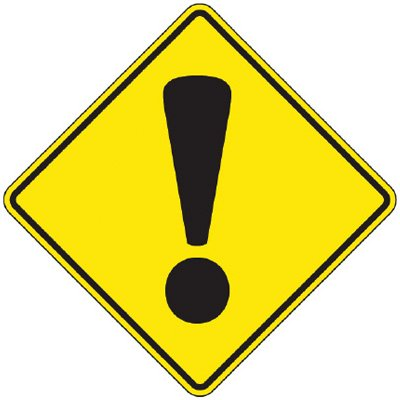
#> input picture Resource/Image/road_sign.jpg, 400 x 400 px, found by its file name
$ python rotate_imu.py
#> lines starting #> are read from the running program, lines starting #| are printed output that depends on the picture
import cv2
import imutils

img = cv2.imread('road_sign.jpg')
#> img is the input picture: shape (400, 400, 3); mean B, G, R 130, 217.6, 226.7

rotated = imutils.rotate(img, -45)
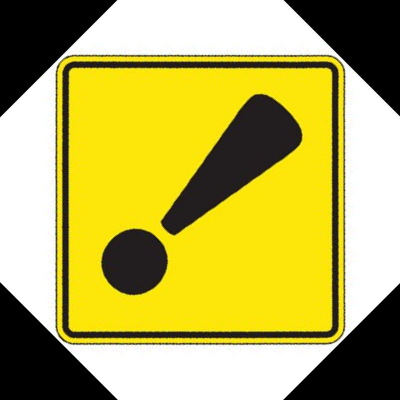
#> rotated: shape (400, 400, 3); mean B, G, R 86.2, 173.9, 183
rotated_bound = imutils.rotate_bound(img, 45)
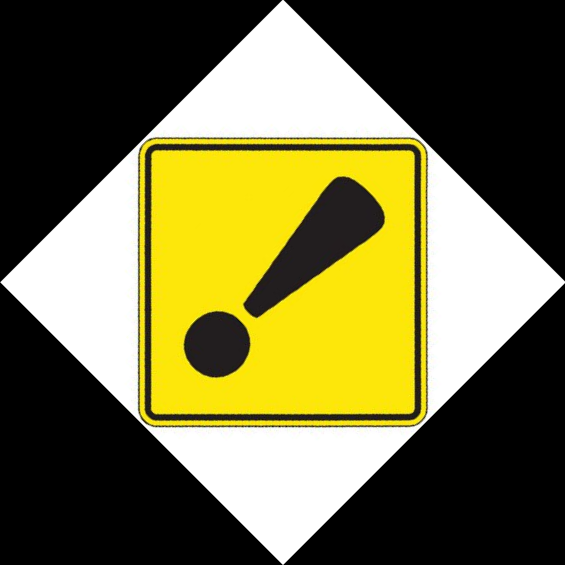
#> rotated_bound: shape (565, 565, 3); mean B, G, R 65.1, 109.1, 113.6

cv2.imshow('rotated', rotated)
cv2.imshow('rotated_bound', rotated_bound)
cv2.waitKey(0)
